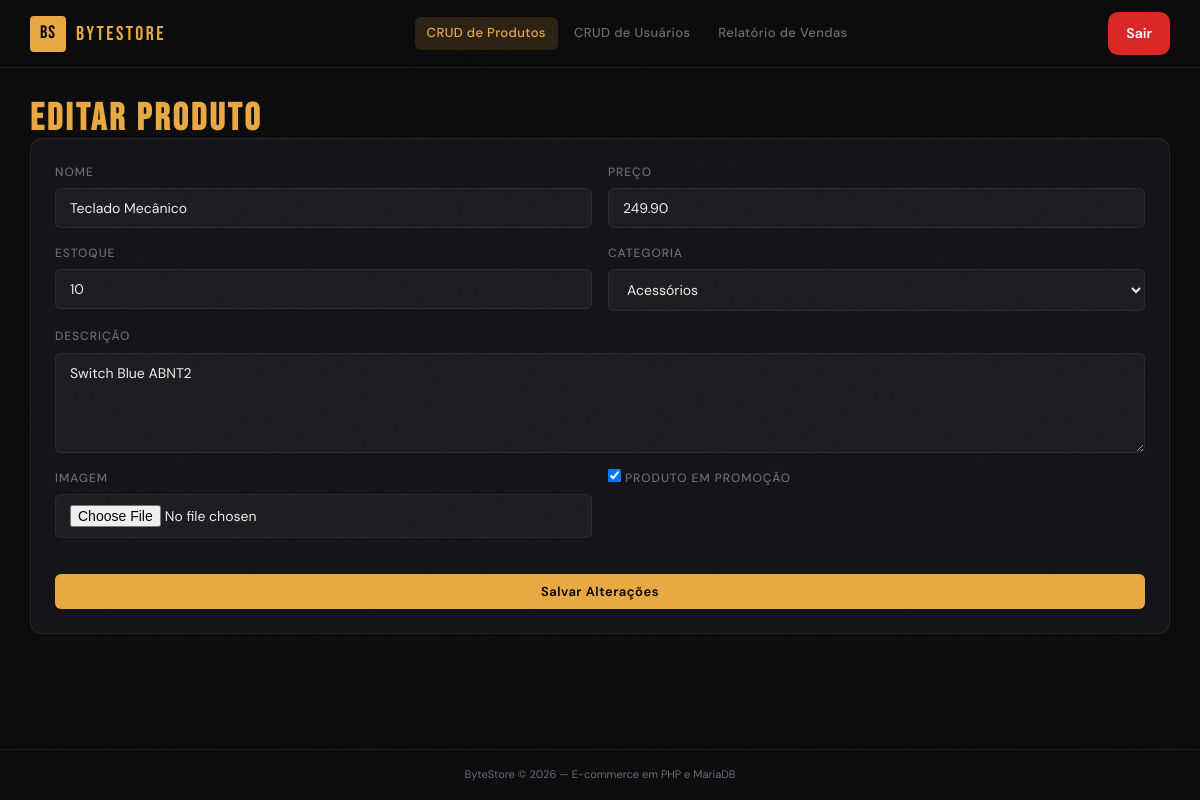
/admin/produtos/editar.php?id=2 (signed in), run on the app's committed database.
### tables this page shows
CREATE TABLE produtos (
    id INT AUTO_INCREMENT PRIMARY KEY,
    nome VARCHAR(200) NOT NULL,
    descricao TEXT,
    preco DECIMAL(10,2) NOT NULL,
    estoque INT NOT NULL DEFAULT 0,
    imagem VARCHAR(255),
    promocao TINYINT(1) NOT NULL DEFAULT 0,
    categoria_id INT NOT NULL,
    criado_em TIMESTAMP DEFAULT CURRENT_TIMESTAMP,
    CONSTRAINT fk_produtos_categorias FOREIGN KEY (categoria_id) REFERENCES categorias(id)
);

CREATE TABLE categorias (
    id INT AUTO_INCREMENT PRIMARY KEY,
    nome VARCHAR(100) NOT NULL,
    slug VARCHAR(100) NOT NULL UNIQUE
);

### admin/produtos/editar.php (the view, shortened to what this page needs)
<?php
require_once '../../configs/banco.php';
$id = (int)($_GET['id'] ?? 0);
$stmt = $conn->prepare('SELECT * FROM produtos WHERE id = ?');
$stmt->bind_param('i', $id); $stmt->execute(); $produto = $stmt->get_result()->fetch_assoc();
$categorias=$conn->query('SELECT id,nome FROM categorias ORDER BY nome');
$current_page='admin_produtos'; include '../../configs/header.php';
?>
<main class="main"><div class="container"><h1 class="page-title"><span>Editar Produto</span></h1>
<form method="POST" enctype="multipart/form-data" class="card form-grid">
<div class="form-group"><label>Nome</label><input name="nome" value="<?= htmlspecialchars($produto['nome']) ?>" required></div><div class="form-group"><label>Preço</label><input type="number" step="0.01" name="preco" value="<?= $produto['preco'] ?>" required></div><div class="form-group"><label>Estoque</label><input type="number" name="estoque" value="<?= $produto['estoque'] ?>" required></div><div class="form-group"><label>Categoria</label><select name="categoria_id" required><?php while($c=$categorias->fetch_assoc()): ?><option value="<?= $c['id'] ?>" <?= $produto['categoria_id']==$c['id']?'selected':'' ?>><?= htmlspecialchars($c['nome']) ?></option><?php endwhile; ?></select></div><div class="form-group full"><label>Descrição</label><textarea name="descricao"><?= htmlspecialchars($produto['descricao']) ?></textarea></div><div class="form-group"><label>Imagem</label><input type="file" name="imagem" accept="image/*"></div><div class="form-group"><label><input type="checkbox" name="promocao" style="width:auto;" <?= $produto['promocao']?'checked':'' ?>> Produto em promoção</label></div><div class="form-group full"><button type="submit">Salvar Alterações</button></div>
</form></div></main><?php include '../../configs/footer.php'; ?>

### configs/style.css (style rules this page uses)
:root { --amber: #E8A842; --amber-dim:#A8762A; --amber-glow: rgba(232, 168, 66, 0.15); --bg: #0C0C0E; --surface: #141418; --surface2: #1C1C22; --border: rgba(255,255,255,0.07); --border-amber: rgba(232,168,66,0.3); --text: #F0EDE8; --muted: #6B6B75; --danger: #E85454; --success: #4CAF7D; --info: #5B8DEF; --header-h: 68px; --radius: 6px; --radius-lg:12px; }
*, *::before, *::after { margin: 0; padding: 0; box-sizing: border-box; outline: none; border: none; text-decoration: none; transition: color .2s, background .2s, border-color .2s, opacity .2s, transform .2s; }
html { font-size: 10px; scroll-behavior: smooth; }
body { background-color: var(--bg); color: var(--text); font-family: 'DM Sans', sans-serif; font-size: 1.4rem; line-height: 1.6; min-height: 100vh; }
body::before { content: ''; position: fixed; inset: 0; pointer-events: none; z-index: 9999; opacity: .4; }
.container { width: 100%; max-width: 1280px; margin: 0 auto; padding: 0 3rem; }
.main { flex: 1; padding: 3.2rem 0; }
.page-title { font-family: 'Bebas Neue', sans-serif; font-size: 3.8rem; letter-spacing: .08em; line-height: 1; color: var(--text); }
.page-title span { color: var(--amber); }
.card { background: var(--surface); border: 1px solid var(--border); border-radius: var(--radius-lg); padding: 2.4rem; }
.form-grid { display: grid; grid-template-columns: 1fr 1fr; gap: 1.6rem; }
.form-group { display: flex; flex-direction: column; gap: .6rem; }
.form-group.full { grid-column: 1 / -1; }
label { font-size: 1.2rem; font-weight: 500; color: var(--muted); text-transform: uppercase; letter-spacing: .08em; }
input, select, textarea { background: var(--surface2); border: 1px solid var(--border); border-radius: var(--radius); padding: 1rem 1.4rem; color: var(--text); font-family: 'DM Sans', sans-serif; font-size: 1.4rem; width: 100%; }
input::placeholder, textarea::placeholder { color: var(--muted); }
textarea { resize: vertical; min-height: 100px; }
select option { background: var(--surface2); }
button[type="submit"], button:not([class]) { display: inline-flex; align-items: center; justify-content: center; gap: .8rem; padding: .9rem 2rem; margin-top: 2rem; border-radius: var(--radius); font-size: 1.3rem; font-weight: 600; cursor: pointer; letter-spacing: .04em; white-space: nowrap; background: var(--amber); color: #000; font-family: 'DM Sans', sans-serif; }

### data on the page
produtos: nome "Teclado Mecânico", preco "249.90", estoque "10", categoria_id "Acessórios", descricao "Switch Blue ABNT2", promocao "☑"

### other printed values
$item['label'] "CRUD de Produtos"
$item['label'] "CRUD de Usuários"
$item['label'] "Relatório de Vendas"
